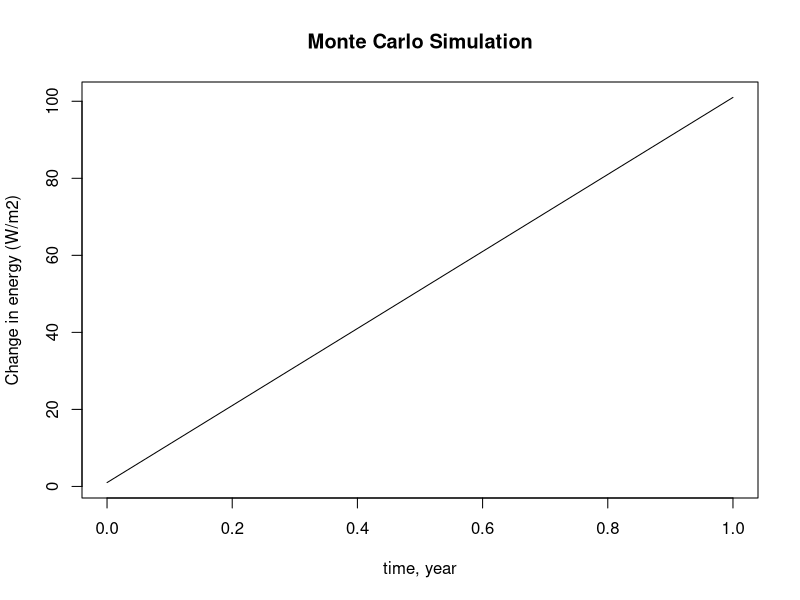
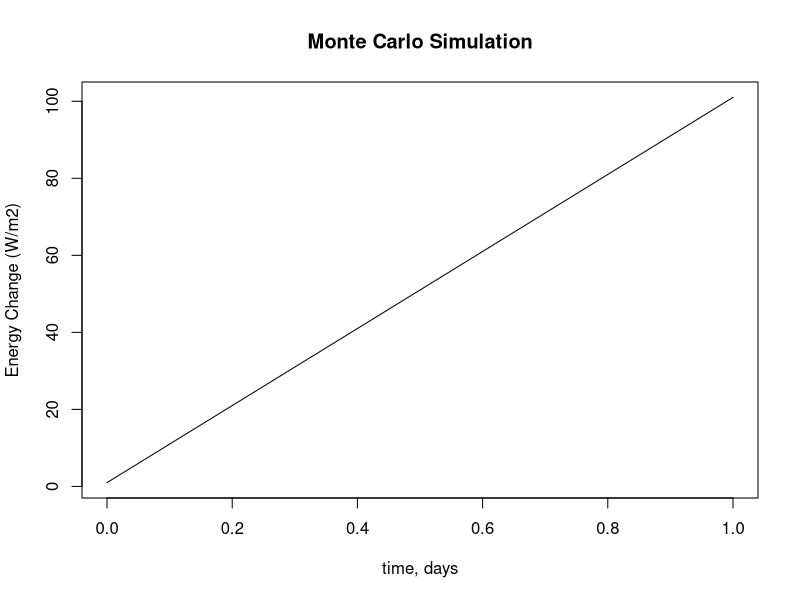
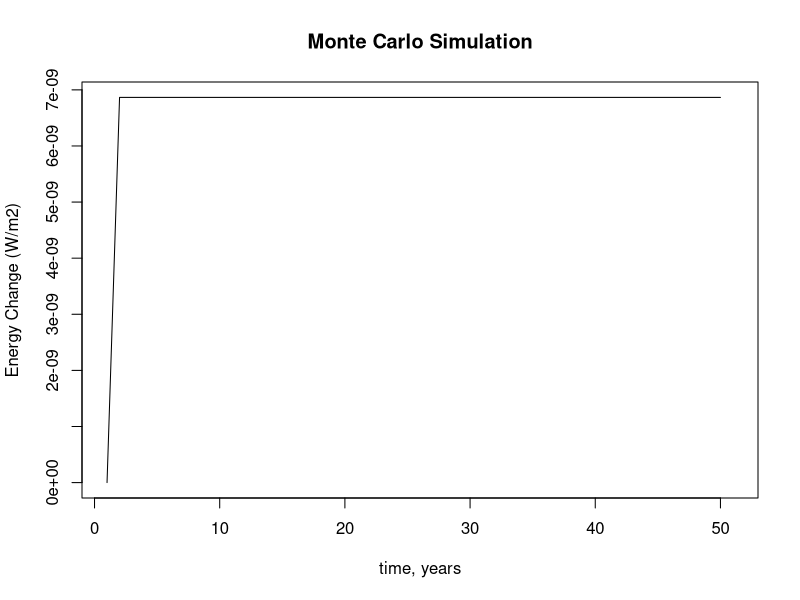

The R script that drew these images, in order:
#specify energy change without human interference
Energy0 <- 0

#time steps, number of steps and time vector
dt <- 1
n.steps <- seq(50)
t <- seq(1, 50, dt)

#human caused forcings and their normal distributions
CO2_mean <- 1.75
CO2_sd <- 0.2
CH4_mean <- 1.0
CH4_sd <- 0.1
Aer_mean <- -0.3
Aer_sd <- 0.5
clouds_mean <- -0.5
clouds_sd <- 0.5
alb_mean <- -0.2
alb_sd <- 0.1

#sample flow of forcings
CO2_pdf <- dnorm(n.steps+1, mean = CO2_mean, sd = CO2_sd)
CH4_pdf <- dnorm(n.steps+1, mean = CH4_mean, sd = CH4_sd)
Aer_pdf <- dnorm(n.steps+1, mean = Aer_mean, sd = Aer_sd)
clouds_pdf <- dnorm(n.steps+1, mean = clouds_mean, sd = clouds_sd)
alb_pdf <- dnorm(n.steps+1, mean = alb_mean, sd = alb_sd)

#initialize energy vector
Energy <- c()
Energy[1] <- Energy0

#calculate energy
for (t in 1:50){
  Energy[t+1] <- Energy[t] + ((CO2_pdf[t+1] + CH4_pdf[t+1] + Aer_pdf[t+1] + clouds_pdf[t+1] + alb_pdf[t+1])*dt)
}

#plots
plot(x=time, y=Energy, 
     type = 'l', main = 'Monte Carlo Simulation',
     ylab = 'Change in energy (W/m2)',
     xlab = 'time, year')
plot(x=time, y=Energy, type = 'l', 
     main = 'Monte Carlo Simulation',
     ylab = 'Energy Change (W/m2)', xlab = 'time, days')

plot(Energy, type = 'l', 
     main = 'Monte Carlo Simulation',
     ylab = 'Energy Change (W/m2)', xlab = 'time, years')

